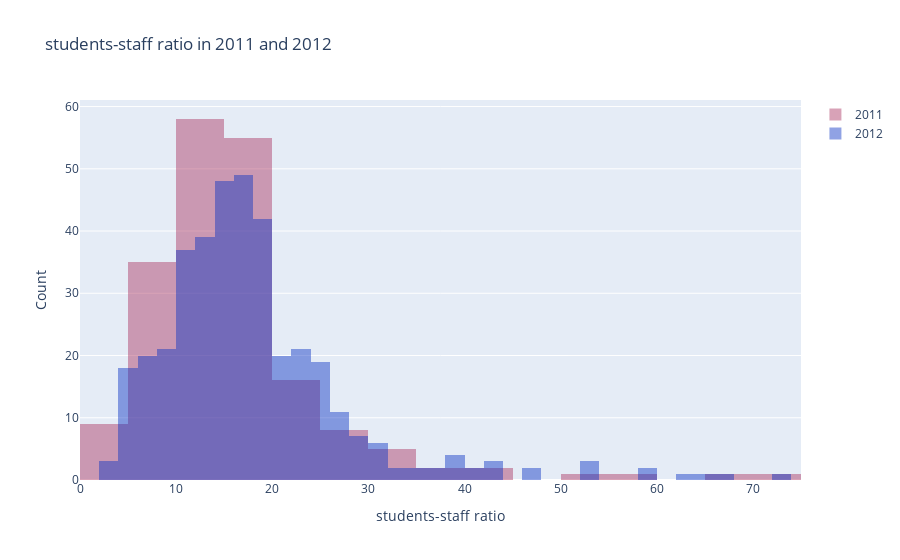

Here is the notebook cell this chart was saved with:
### Markdown cell above
<a id=7><a><br> 
# Histogram
Lets look at histogram of students-staff ratio in 2011 and 2012 years.

+ trace1 = first histogram
    + x = x axis
    + y = y axis
    + opacity = opacity of histogram
    + name = name of legend
    + marker = color of histogram
+ trace2 = second histogram
+ layout = layout
    + barmode = mode of histogram like overlay. Also you can change it with stack

### Code cell
# prepare data
x2011 = timesData.student_staff_ratio[timesData.year==2011]
x2012 = timesData.student_staff_ratio[timesData.year==2012]

trace1 = go.Histogram(
    x=x2011, 
    opacity=0.75, 
    name="2011", 
    marker=dict(color="rgba(171,50,95,0.6)"))
trace2 = go.Histogram(
    x=x2012, 
    opacity=0.75, 
    name="2012", 
    marker=dict(color="rgba(11,50,195,0.6)"))

data = [trace1,trace2]

layout = go.Layout(barmode="overlay", 
                   title="students-staff ratio in 2011 and 2012", 
                   xaxis=dict(title="students-staff ratio"), 
                   yaxis=dict(title="Count"))

fig = go.Figure(data=data,layout=layout)
iplot(fig)

### Figure 1 — Plotly figure (JSON) as saved in the notebook; plotly's stock layout.template omitted (floating-point values rounded to 4 significant figures; data arrays with more than 128 entries replaced by an {"elided": "..."} marker saying what was removed)
{"data": [{"marker": {"color": "rgba(171,50,95,0.6)"}, "name": "2011", "opacity": 0.75, "type": "histogram", "x": {"elided": "200 float values"}}, {"marker": {"color": "rgba(11,50,195,0.6)"}, "name": "2012", "opacity": 0.75, "type": "histogram", "x": {"elided": "402 float values"}}], "layout": {"barmode": "overlay", "title": {"text": "students-staff ratio in 2011 and 2012"}, "xaxis": {"title": {"text": "students-staff ratio"}}, "yaxis": {"title": {"text": "Count"}}}}
